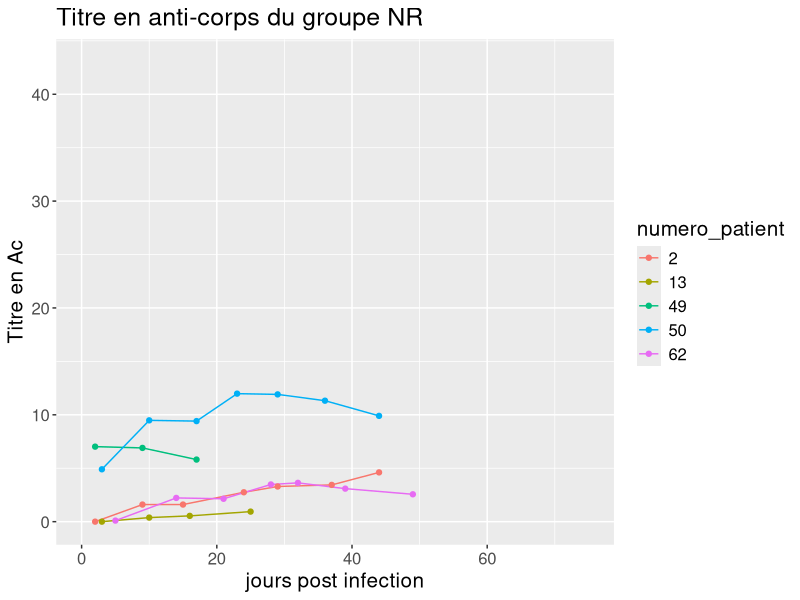
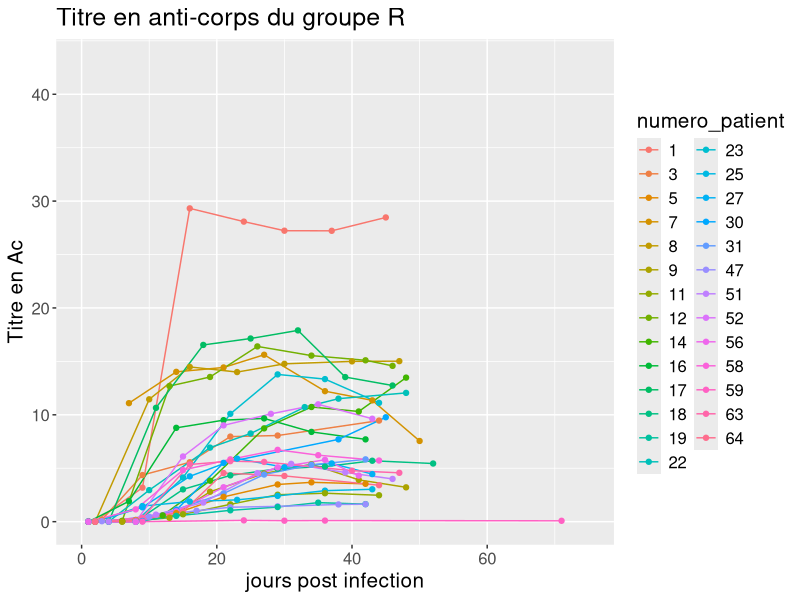
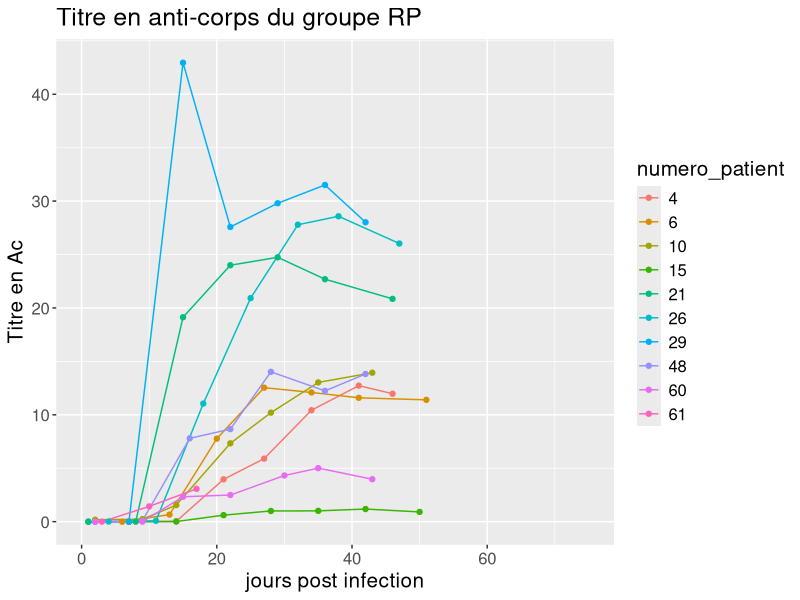
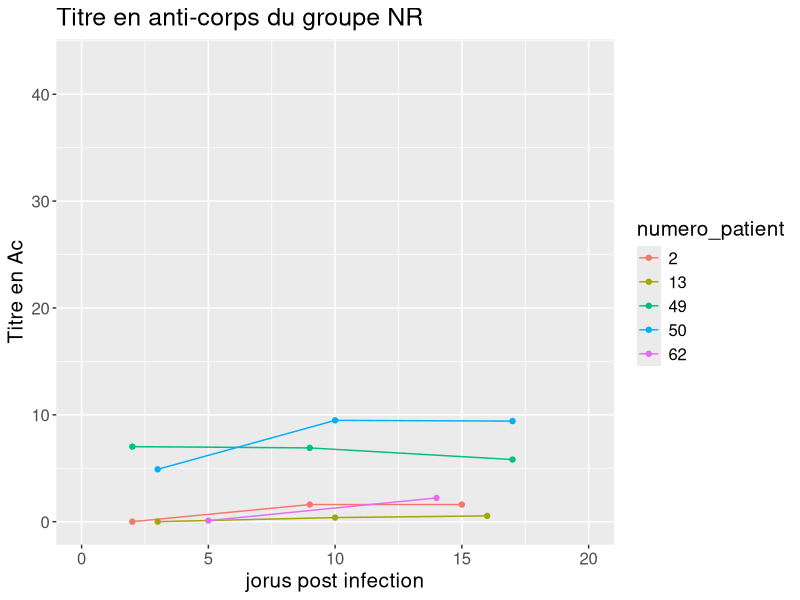
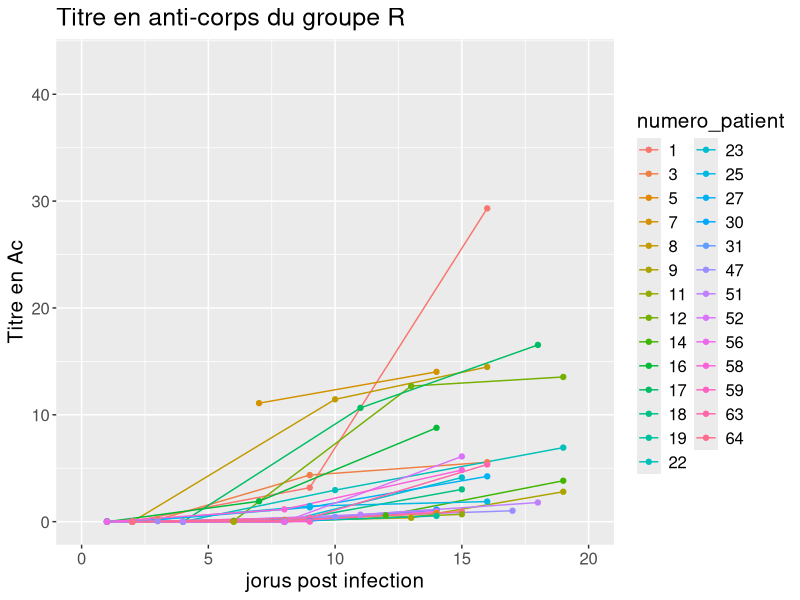
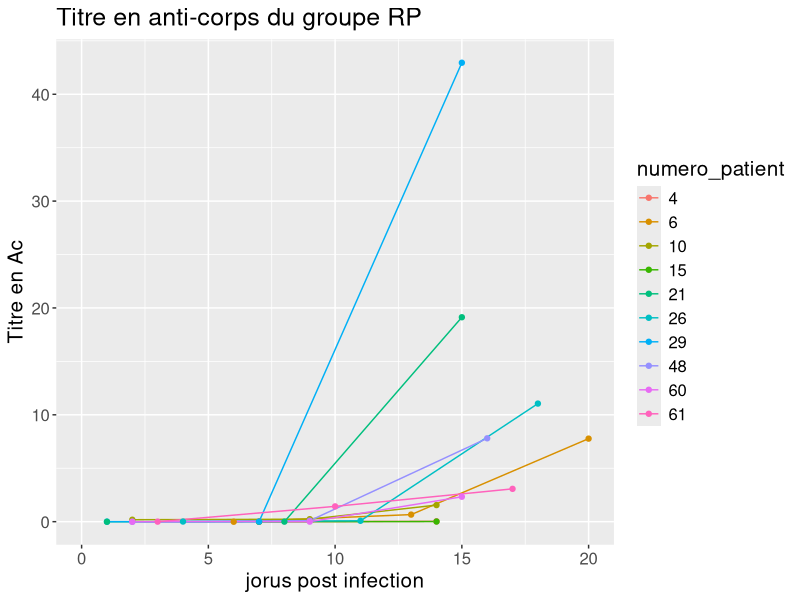
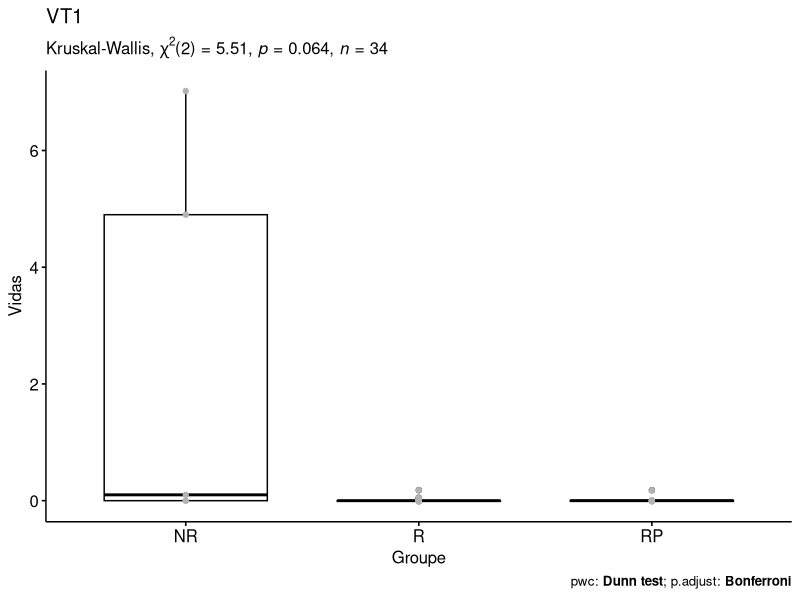
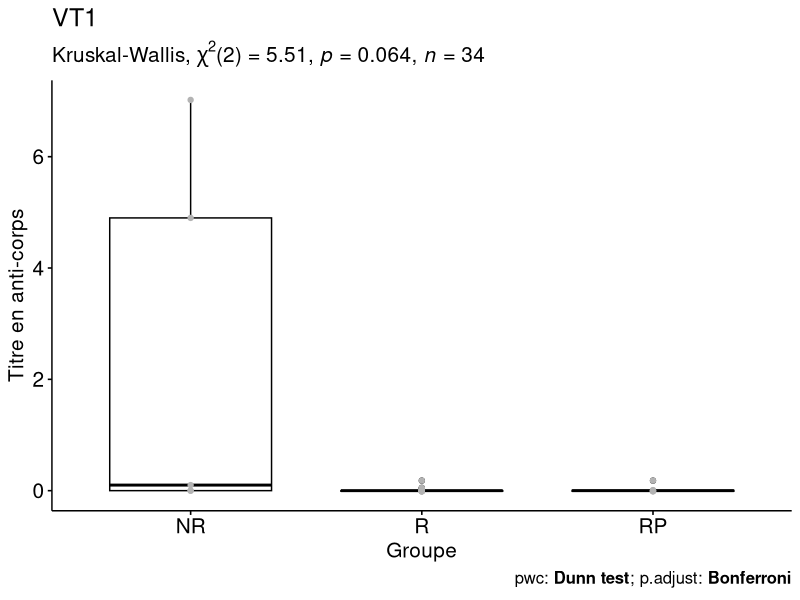

These charts were generated, in order, by the following R code: (Note: this script raises an error after producing the figures.)
library(dplyr)
library(tidyverse)
library(openxlsx)
library(ggpubr)
library(rstatix)

# import datat----
setwd("~/Documents/JM/NanoString/NanoString_Covid/nanostring_covid")
rm(list = ls())
data <- read.xlsx("data/titre_virale_IFI27_Ac.xlsx", sheet = 4)
data_months <- read.xlsx("data/titre_virale_IFI27_Ac.xlsx", sheet = 5)
data$numero_patient<- as.factor(data$numero_patient)

# creation des sous matrice pour les groupes-----
new <- data$Groupe %in% "NR"
groupe_NR <- data[new==T,]
new <- data$Groupe %in% "R"
groupe_R <- data[new==T,]
new <- data$Groupe %in% "RP"
groupe_RP <- data[new==T,]

new <- data_months$months %in% "S1"
data_S1 <- data_months[new==T,]
new <- data_months$months %in% "S2"
data_S2 <- data_months[new==T,]

numgp_NR <- groupe_NR$numero_patient
numgp_R <- groupe_R$numero_patient
numgp_RP <- groupe_RP$numero_patient

# visualisation----
ggplot(data = groupe_NR, 
       aes_string(x="day", 
                  y= "Vidas", 
                  color = "numero_patient ", 
                  group = "numero_patient"))+ 
  geom_line() + 
  geom_point() + 
  ggtitle("Titre en anti-corps du groupe NR")+
  scale_x_continuous(name = "jours post infection",
                     limits = c(0, 75))+
  scale_y_continuous(name = "Titre en Ac",
                     limits = c(-0.01,43))+
  theme(text = element_text(size = 15))   

ggplot(data = groupe_R, 
       aes_string(x="day", 
                  y= "Vidas", 
                  color = "numero_patient ", 
                  group = "numero_patient"))+ 
  geom_line() + 
  geom_point() + 
  ggtitle("Titre en anti-corps du groupe R")+
  scale_x_continuous(name = "jours post infection",
                     limits = c(0, 75))+
  scale_y_continuous(name = "Titre en Ac",
                     limits = c(-0.01,43))+
  theme(text = element_text(size = 15))   

ggplot(data = groupe_RP, 
       aes_string(x="day", 
                  y= "Vidas", 
                  color = "numero_patient ", 
                  group = "numero_patient"))+ 
  geom_line() + 
  geom_point() + 
  ggtitle("Titre en anti-corps du groupe RP")+
  scale_x_continuous(name = "jours post infection",
                     limits = c(0, 75))+
  scale_y_continuous(name = "Titre en Ac",
                     limits = c(-0.01,43))+
  theme(text = element_text(size = 15))   


# Bornage 0 à 20 jours-----
ggplot(data = groupe_NR, 
       aes_string(x="day", 
                  y= "Vidas", 
                  color = "numero_patient ", 
                  group = "numero_patient"))+ 
  geom_line() + 
  geom_point() + 
  ggtitle("Titre en anti-corps du groupe NR")+
  scale_x_continuous(name = "jorus post infection",
                     limits = c(0, 20))+
  scale_y_continuous(name = "Titre en Ac",
                     limits = c(-0.01,43))+
  theme(text = element_text(size = 15))   

ggplot(data = groupe_R, 
       aes_string(x="day", 
                  y= "Vidas", 
                  color = "numero_patient ", 
                  group = "numero_patient"))+ 
  geom_line() + 
  geom_point() + 
  ggtitle("Titre en anti-corps du groupe R")+
  scale_x_continuous(name = "jorus post infection",
                     limits = c(0, 20))+
  scale_y_continuous(name = "Titre en Ac",
                     limits = c(-0.01,43))+
  theme(text = element_text(size = 15))   

ggplot(data = groupe_RP, 
       aes_string(x="day", 
                  y= "Vidas", 
                  color = "numero_patient ", 
                  group = "numero_patient"))+ 
  geom_line() + 
  geom_point() + 
  ggtitle("Titre en anti-corps du groupe RP")+
  scale_x_continuous(name = "jorus post infection",
                     limits = c(0, 20))+
  scale_y_continuous(name = "Titre en Ac",
                     limits = c(-0.01,43))+
  theme(text = element_text(size = 15))   

# Bornage pour nouveau time point ----
data <- arrange(data, day)
data_VT1 <- data[1:34,]
data_VT2 <- data[35:76,]
data_VT3 <- data[77:119,]
data_VT4 <- data[120:157,]
data_VT5 <- data[158:195,]
data_VT6 <- data[196:232,]
data_VT7 <- data[233:266,]
data_VT8 <- data[267:279,]

## VT1----
datat_VT1_NR<- data_VT1$Groupe %in% "NR"
datat_VT1_NR<- data_VT1[datat_VT1_NR==T,]
datat_VT1_R<- data_VT1$Groupe %in% "R"
datat_VT1_R<- data_VT1[datat_VT1_R==T,]
datat_VT1_RP<- data_VT1$Groupe %in% "RP"
datat_VT1_RP<- data_VT1[datat_VT1_RP==T,]

mean_VT1_NR<-mean(datat_VT1_NR$Vidas)
mean_VT1_R<-mean(datat_VT1_R$Vidas)
mean_VT1_RP<-mean(datat_VT1_RP$Vidas)

## VT2----
datat_VT2_NR<- data_VT2$Groupe %in% "NR"
datat_VT2_NR<- data_VT2[datat_VT2_NR==T,]
datat_VT2_R<- data_VT2$Groupe %in% "R"
datat_VT2_R<- data_VT2[datat_VT2_R==T,]
datat_VT2_RP<- data_VT2$Groupe %in% "RP"
datat_VT2_RP<- data_VT2[datat_VT2_RP==T,]

mean_VT2_NR<-mean(datat_VT2_NR$Vidas)
mean_VT2_R<-mean(datat_VT2_R$Vidas)
mean_VT2_RP<-mean(datat_VT2_RP$Vidas)

## VT3----
datat_VT3_NR<- data_VT3$Groupe %in% "NR"
datat_VT3_NR<- data_VT3[datat_VT3_NR==T,]
datat_VT3_R<- data_VT3$Groupe %in% "R"
datat_VT3_R<- data_VT3[datat_VT3_R==T,]
datat_VT3_RP<- data_VT3$Groupe %in% "RP"
datat_VT3_RP<- data_VT3[datat_VT3_RP==T,]

mean_VT3_NR<-mean(datat_VT3_NR$Vidas)
mean_VT3_R<-mean(datat_VT3_R$Vidas)
mean_VT3_RP<-mean(datat_VT3_RP$Vidas)


resume<-t(data.frame(mean_VT1_NR,mean_VT1_R,mean_VT1_RP,mean_VT2_NR,mean_VT2_R,mean_VT2_RP,mean_VT3_NR,mean_VT3_R,mean_VT3_RP))

# write.csv(resume, "resume_mean_ab_covid.csv")

# Stat----
## VT1----
data_VT1 %>% sample_n_by(Groupe, size = 1)
data_VT1 <- data_VT1 %>%
  reorder_levels(Groupe, order = c( "NR","R", "RP"))
summary(data_VT1)

print(data_VT1 %>% 
        group_by(Groupe) %>%
        get_summary_stats(`Vidas`, type = "common"))
# Test kruskal
res.kruskal <- data_VT1 %>% kruskal_test(formula(paste0( 'Vidas'," ~ Groupe")))
print(res.kruskal)
# Taille de l’effet
print(data_VT1 %>% kruskal_effsize(formula(paste0('Vidas'," ~ Groupe"))))

# Comparaisons par paires test de Dunn
pwc <- data_VT1 %>% 
  dunn_test(formula(paste0('Vidas'," ~ Groupe")), p.adjust.method = "bonferroni") 
print(pwc)

# Visualisation : Boxplots avec p-values
pwc <- pwc %>% add_xy_position(x = "Groupe")
print(ggboxplot(data_VT1, x = "Groupe", y = 'Vidas') +
        stat_pvalue_manual(pwc, hide.ns = TRUE) +
        labs(
          subtitle = get_test_label(res.kruskal, detailed = TRUE),
          caption = get_pwc_label(pwc)
        )+
        geom_point(colour = "gray70")+
        ggtitle("VT1")) +
  ylab("Titre en anti-corps")+
        theme(text = element_text(size = 15))   

## VT2----
data_VT2 %>% sample_n_by(Groupe, size = 1)
data_VT2 <- data_VT2 %>%
  reorder_levels(Groupe, order = c( "NR","R", "RP"))
summary(data_VT2)

print(data_VT2 %>% 
        group_by(Groupe) %>%
        get_summary_stats(`Vidas`, type = "common"))
# Test kruskal
res.kruskal <- data_VT2 %>% kruskal_test(formula(paste0( 'Vidas'," ~ Groupe")))
print(res.kruskal)
# Taille de l’effet
print(data_VT2 %>% kruskal_effsize(formula(paste0('Vidas'," ~ Groupe"))))

# Comparaisons par paires test de Dunn
pwc <- data_VT2 %>% 
  dunn_test(formula(paste0('Vidas'," ~ Groupe")), p.adjust.method = "bonferroni") 
print(pwc)

# Visualisation : Boxplots avec p-values
pwc <- pwc %>% add_xy_position(x = "Groupe")
print(ggboxplot(data_VT2, x = "Groupe", y = 'Vidas') +
        stat_pvalue_manual(pwc, hide.ns = TRUE) +
        labs(
          subtitle = get_test_label(res.kruskal, detailed = TRUE),
          caption = get_pwc_label(pwc)
        )+
        geom_point(colour = "gray70")+
        ggtitle("VT2")) +
  ylab("Titre en anti-corps")+
  theme(text = element_text(size = 15)) 

## VT3----
data_VT3 %>% sample_n_by(Groupe, size = 1)
data_VT3 <- data_VT3 %>%
  reorder_levels(Groupe, order = c( "NR","R", "RP"))
summary(data_VT3)

print(data_VT3 %>% 
        group_by(Groupe) %>%
        get_summary_stats(`Vidas`, type = "common"))
# Test kruskal
res.kruskal <- data_VT3 %>% kruskal_test(formula(paste0( 'Vidas'," ~ Groupe")))
print(res.kruskal)
# Taille de l’effet
print(data_VT3 %>% kruskal_effsize(formula(paste0('Vidas'," ~ Groupe"))))

# Comparaisons par paires test de Dunn
pwc <- data_VT3 %>% 
  dunn_test(formula(paste0('Vidas'," ~ Groupe")), p.adjust.method = "bonferroni") 
print(pwc)

# Visualisation : Boxplots avec p-values
pwc <- pwc %>% add_xy_position(x = "Groupe")
print(ggboxplot(data_VT3, x = "Groupe", y = 'Vidas') +
        stat_pvalue_manual(pwc, hide.ns = TRUE) +
        labs(
          subtitle = get_test_label(res.kruskal, detailed = TRUE),
          caption = get_pwc_label(pwc)
        )+
        geom_point(colour = "gray70")+
        ggtitle("VT3")) +
  ylab("Titre en anti-corps")+
  theme(text = element_text(size = 15)) 

## VT4----
data_VT4 %>% sample_n_by(Groupe, size = 1)
data_VT4 <- data_VT4 %>%
  reorder_levels(Groupe, order = c( "NR","R", "RP"))
summary(data_VT4)

print(data_VT4 %>% 
        group_by(Groupe) %>%
        get_summary_stats(`Vidas`, type = "common"))
# Test kruskal
res.kruskal <- data_VT4 %>% kruskal_test(formula(paste0( 'Vidas'," ~ Groupe")))
print(res.kruskal)
# Taille de l’effet
print(data_VT4 %>% kruskal_effsize(formula(paste0('Vidas'," ~ Groupe"))))

# Comparaisons par paires test de Dunn
pwc <- data_VT4 %>% 
  dunn_test(formula(paste0('Vidas'," ~ Groupe")), p.adjust.method = "bonferroni") 
print(pwc)

# Visualisation : Boxplots avec p-values
pwc <- pwc %>% add_xy_position(x = "Groupe")
print(ggboxplot(data_VT4, x = "Groupe", y = 'Vidas') +
        stat_pvalue_manual(pwc, hide.ns = TRUE) +
        labs(
          subtitle = get_test_label(res.kruskal, detailed = TRUE),
          caption = get_pwc_label(pwc)
        )+
        geom_point(colour = "gray70")+
        ggtitle("VT4")) +
  ylab("Titre en anti-corps")+
  theme(text = element_text(size = 15)) 

## VT5----
data_VT5 %>% sample_n_by(Groupe, size = 1)
data_VT5 <- data_VT5 %>%
  reorder_levels(Groupe, order = c( "NR","R", "RP"))
summary(data_VT5)

print(data_VT5 %>% 
        group_by(Groupe) %>%
        get_summary_stats(`Vidas`, type = "common"))
# Test kruskal
res.kruskal <- data_VT5 %>% kruskal_test(formula(paste0( 'Vidas'," ~ Groupe")))
print(res.kruskal)
# Taille de l’effet
print(data_VT5 %>% kruskal_effsize(formula(paste0('Vidas'," ~ Groupe"))))

# Comparaisons par paires test de Dunn
pwc <- data_VT5 %>% 
  dunn_test(formula(paste0('Vidas'," ~ Groupe")), p.adjust.method = "bonferroni") 
print(pwc)

# Visualisation : Boxplots avec p-values
pwc <- pwc %>% add_xy_position(x = "Groupe")
print(ggboxplot(data_VT5, x = "Groupe", y = 'Vidas') +
        stat_pvalue_manual(pwc, hide.ns = TRUE) +
        labs(
          subtitle = get_test_label(res.kruskal, detailed = TRUE),
          caption = get_pwc_label(pwc)
        )+
        geom_point(colour = "gray70")+
        ggtitle("VT5")) +
  ylab("Titre en anti-corps")+
  theme(text = element_text(size = 15)) 

## VT6----
data_VT6 %>% sample_n_by(Groupe, size = 1)
data_VT6 <- data_VT6 %>%
  reorder_levels(Groupe, order = c( "NR","R", "RP"))
summary(data_VT6)

print(data_VT6 %>% 
        group_by(Groupe) %>%
        get_summary_stats(`Vidas`, type = "common"))
# Test kruskal
res.kruskal <- data_VT6 %>% kruskal_test(formula(paste0( 'Vidas'," ~ Groupe")))
print(res.kruskal)
# Taille de l’effet
print(data_VT6 %>% kruskal_effsize(formula(paste0('Vidas'," ~ Groupe"))))

# Comparaisons par paires test de Dunn
pwc <- data_VT6 %>% 
  dunn_test(formula(paste0('Vidas'," ~ Groupe")), p.adjust.method = "bonferroni") 
print(pwc)

# Visualisation : Boxplots avec p-values
pwc <- pwc %>% add_xy_position(x = "Groupe")
print(ggboxplot(data_VT6, x = "Groupe", y = 'Vidas') +
        stat_pvalue_manual(pwc, hide.ns = TRUE) +
        labs(
          subtitle = get_test_label(res.kruskal, detailed = TRUE),
          caption = get_pwc_label(pwc)
        )+
        geom_point(colour = "gray70")+
        ggtitle("VT6")) +
  ylab("Titre en anti-corps")+
  theme(text = element_text(size = 15)) 

## VT7----
data_VT7 %>% sample_n_by(Groupe, size = 1)
data_VT7 <- data_VT7 %>%
  reorder_levels(Groupe, order = c( "NR","R", "RP"))
summary(data_VT7)

print(data_VT7 %>% 
        group_by(Groupe) %>%
        get_summary_stats(`Vidas`, type = "common"))
# Test kruskal
res.kruskal <- data_VT7 %>% kruskal_test(formula(paste0( 'Vidas'," ~ Groupe")))
print(res.kruskal)
# Taille de l’effet
print(data_VT7 %>% kruskal_effsize(formula(paste0('Vidas'," ~ Groupe"))))

# Comparaisons par paires test de Dunn
pwc <- data_VT7 %>% 
  dunn_test(formula(paste0('Vidas'," ~ Groupe")), p.adjust.method = "bonferroni") 
print(pwc)

# Visualisation : Boxplots avec p-values
pwc <- pwc %>% add_xy_position(x = "Groupe")
print(ggboxplot(data_VT7, x = "Groupe", y = 'Vidas') +
        stat_pvalue_manual(pwc, hide.ns = TRUE) +
        labs(
          subtitle = get_test_label(res.kruskal, detailed = TRUE),
          caption = get_pwc_label(pwc)
        )+
        geom_point(colour = "gray70")+
        ggtitle("VT7")) +
  ylab("Titre en anti-corps")+
  theme(text = element_text(size = 15)) 

## VT8----
data_VT8 %>% sample_n_by(Groupe, size = 1)
data_VT8 <- data_VT8 %>%
  reorder_levels(Groupe, order = c( "NR","R", "RP"))
summary(data_VT8)

print(data_VT8 %>% 
        group_by(Groupe) %>%
        get_summary_stats(`Vidas`, type = "common"))
# Test kruskal
res.kruskal <- data_VT8 %>% kruskal_test(formula(paste0( 'Vidas'," ~ Groupe")))
print(res.kruskal)
# Taille de l’effet
print(data_VT8 %>% kruskal_effsize(formula(paste0('Vidas'," ~ Groupe"))))

# Comparaisons par paires test de Dunn
pwc <- data_VT8 %>% 
  dunn_test(formula(paste0('Vidas'," ~ Groupe")), p.adjust.method = "bonferroni") 
print(pwc)

# Visualisation : Boxplots avec p-values
pwc <- pwc %>% add_xy_position(x = "Groupe")
print(ggboxplot(data_VT8, x = "Groupe", y = 'Vidas') +
        stat_pvalue_manual(pwc, hide.ns = TRUE) +
        labs(
          subtitle = get_test_label(res.kruskal, detailed = TRUE),
          caption = get_pwc_label(pwc)
        )+
        geom_point(colour = "gray70")+
        ggtitle("VT8")) +
  ylab("Titre en anti-corps")+
  theme(text = element_text(size = 15)) 


## S1----
data_S1 %>% sample_n_by(Groupe, size = 1)
data_S1 <- data_S1 %>%
  reorder_levels(Groupe, order = c( "NR","R", "RP"))
summary(data_S1)

print(data_S1 %>% 
        group_by(Groupe) %>%
        get_summary_stats(`Vidas`, type = "common"))
# Test kruskal
res.kruskal <- data_S1 %>% kruskal_test(formula(paste0( 'Vidas'," ~ Groupe")))
print(res.kruskal)
# Taille de l’effet
print(data_S1 %>% kruskal_effsize(formula(paste0('Vidas'," ~ Groupe"))))

# Comparaisons par paires test de Dunn
pwc <- data_S1 %>% 
  dunn_test(formula(paste0('Vidas'," ~ Groupe")), p.adjust.method = "bonferroni") 
print(pwc)

# Visualisation : Boxplots avec p-values
pwc <- pwc %>% add_xy_position(x = "Groupe")
print(ggboxplot(data_S1, x = "Groupe", y = 'Vidas') +
        stat_pvalue_manual(pwc, hide.ns = TRUE) +
        labs(
          subtitle = get_test_label(res.kruskal, detailed = TRUE),
          caption = get_pwc_label(pwc)
        )+
        geom_point(colour = "gray70")+
        ggtitle("S1")) +
  ylab("Titre en anti-corps")+
  theme(text = element_text(size = 15)) 

## S2----
data_S2 %>% sample_n_by(Groupe, size = 1)
data_S2 <- data_S2 %>%
  reorder_levels(Groupe, order = c( "NR","R", "RP"))
summary(data_S2)

print(data_S2 %>% 
        group_by(Groupe) %>%
        get_summary_stats(`Vidas`, type = "common"))
# Test kruskal
res.kruskal <- data_S2 %>% kruskal_test(formula(paste0( 'Vidas'," ~ Groupe")))
print(res.kruskal)
# Taille de l’effet
print(data_S2 %>% kruskal_effsize(formula(paste0('Vidas'," ~ Groupe"))))

# Comparaisons par paires test de Dunn
pwc <- data_S2 %>% 
  dunn_test(formula(paste0('Vidas'," ~ Groupe")), p.adjust.method = "bonferroni") 
print(pwc)

# Visualisation : Boxplots avec p-values
pwc <- pwc %>% add_xy_position(x = "Groupe")
print(ggboxplot(data_S2, x = "Groupe", y = 'Vidas') +
        stat_pvalue_manual(pwc, hide.ns = TRUE) +
        labs(
          subtitle = get_test_label(res.kruskal, detailed = TRUE),
          caption = get_pwc_label(pwc)
        )+
        geom_point(colour = "gray70")+
        ggtitle("S2")) +
  ylab("Titre en anti-corps")+
  theme(text = element_text(size = 15)) 


# Titre en Ac day à 50% du titre

data_final<-
data %>%
  arrange(numero_patient)%>%
  # head(14) %>%
  group_by(numero_patient)%>%
  mutate(max_v = max(Vidas), 
         max_v2=max_v/2,
         test= Vidas>= max_v2)%>%
  dplyr::filter(test == T)%>%
  top_n(1,desc(day))%>%
  select(-max_v,-max_v2, -test)

data_final<-arrange(data_final, Groupe)
data_final<- as.data.frame(data_final)

# data_final ----
data_final %>% sample_n_by(Groupe, size = 1)
data_final <- data_final %>%
  reorder_levels(Groupe, order = c( "NR","R", "RP"))
summary(data_final)

print(data_final %>% 
        group_by(Groupe) %>%
        get_summary_stats(`Vidas`, type = "common"))
# Test kruskal
res.kruskal <- data_final %>% kruskal_test(formula(paste0( 'Vidas'," ~ Groupe")))
print(res.kruskal)
# Taille de l’effet
print(data_final %>% kruskal_effsize(formula(paste0('Vidas'," ~ Groupe"))))

# Comparaisons par paires test de Dunn
pwc <- data_final %>% 
  dunn_test(formula(paste0('Vidas'," ~ Groupe")), p.adjust.method = "bonferroni") 
print(pwc)

# Visualisation : Boxplots avec p-values

print(ggboxplot(data_final, x = "Groupe", y = "Vidas") +
        stat_pvalue_manual(pwc, hide.ns = TRUE) +
        labs(
          subtitle = get_test_label(res.kruskal, detailed = TRUE),
          caption = get_pwc_label(pwc)
        )+
        geom_point(colour = "gray70")+
        ggtitle("Titre en anticorps à 50% du titre max")) +
  ylab("Titre en anti-corps")+
  theme(text = element_text(size = 15)) 




print(ggboxplot(data_final, x = "Groupe", y = 'Vidas') +
        geom_point(colour = "gray70")+
        ggtitle("Titre en anticorps à 50% du titre max")) +
  ylab("Titre en anti-corps")+
  theme(text = element_text(size = 15)) 

# Test de Friedman-----

data_1<- rbind(data_VT1, data_VT2)
data_2 <- rbind(data_VT3, data_VT4,data_VT5,data_VT6, data_VT7,data_VT8)

## TEST data_1 Kruskal + Dunn----
data_1 %>% sample_n_by(Groupe, size = 1)
data_1 <- data_1 %>%
  reorder_levels(Groupe, order = c( "NR","R", "RP"))
summary(data_1)

print(data_1 %>% 
        group_by(Groupe) %>%
        get_summary_stats(`Vidas`, type = "common"))
# Test kruskal
res.kruskal <- data_1 %>% kruskal_test(formula(paste0( 'Vidas'," ~ Groupe")))
print(res.kruskal)
# Taille de l’effet
print(data_1 %>% kruskal_effsize(formula(paste0('Vidas'," ~ Groupe"))))

# Comparaisons par paires test de Dunn
pwc <- data_1 %>% 
  dunn_test(formula(paste0('Vidas'," ~ Groupe")), p.adjust.method = "bonferroni") 
print(pwc)

# Visualisation : Boxplots avec p-values
pwc <- pwc %>% add_xy_position(x = "Groupe")
print(ggboxplot(data_1, x = "Groupe", y = 'Vidas') +
        stat_pvalue_manual(pwc, hide.ns = TRUE) +
        labs(
          subtitle = get_test_label(res.kruskal, detailed = TRUE),
          caption = get_pwc_label(pwc)
        )+
        geom_point(colour = "gray70")+
        ggtitle("VT1+VT2")) +
  ylab("Titre en anti-corps")+
  theme(text = element_text(size = 15)) 


## TEST data_2Kruskal + Dunn----
data_2%>% sample_n_by(Groupe, size = 1)
data_2<- data_2%>%
  reorder_levels(Groupe, order = c( "NR","R", "RP"))
summary(data_1)

print(data_2%>% 
        group_by(Groupe) %>%
        get_summary_stats(`Vidas`, type = "common"))
# Test kruskal
res.kruskal <- data_2%>% kruskal_test(formula(paste0( 'Vidas'," ~ Groupe")))
print(res.kruskal)
# Taille de l’effet
print(data_2%>% kruskal_effsize(formula(paste0('Vidas'," ~ Groupe"))))

# Comparaisons par paires test de Dunn
pwc <- data_2%>% 
  dunn_test(formula(paste0('Vidas'," ~ Groupe")), p.adjust.method = "bonferroni") 
print(pwc)

# Visualisation : Boxplots avec p-values
pwc <- pwc %>% add_xy_position(x = "Groupe")
print(ggboxplot(data_2, x = "Groupe", y = 'Vidas') +
        stat_pvalue_manual(pwc, hide.ns = TRUE) +
        labs(
          subtitle = get_test_label(res.kruskal, detailed = TRUE),
          caption = get_pwc_label(pwc)
        )+
        geom_point(colour = "gray70")+
        ggtitle("VT3+VT4...")) +
  ylab("Titre en anti-corps")+
  theme(text = element_text(size = 15)) 

## data_1 Friedman----
fried<- data_1[,c(4,6,10,11)]
fried %>%
  group_by(Groupe) %>%
  get_summary_stats(Vidas_N, type = "common")

fried %>%
  group_by(real_time_point) %>%
  get_summary_stats(Vidas_N, type = "common")
# fried<-as.data.frame(fried)
fried$real_time_point<-as.factor(fried$real_time_point)
res.fried <- fried %>% friedman_test(Vidas_N ~ real_time_point |Groupe  )
res.fried

write.xlsx(fried, "data_victor_friedman.xlsx")







## data_2 Friedman----


data_2 %>%
  group_by(Groupe) %>%
  get_summary_stats(Vidas_N, type = "common") 
data_2 %>%
  group_by(real_time_point) %>%
  get_summary_stats(Vidas_N, type = "common")

data_2$real_time_point<-as.factor(data_2$real_time_point)
res.fried <- data_2 %>% friedman_test(Vidas_N ~ real_time_point |Groupe  )
res.fried







